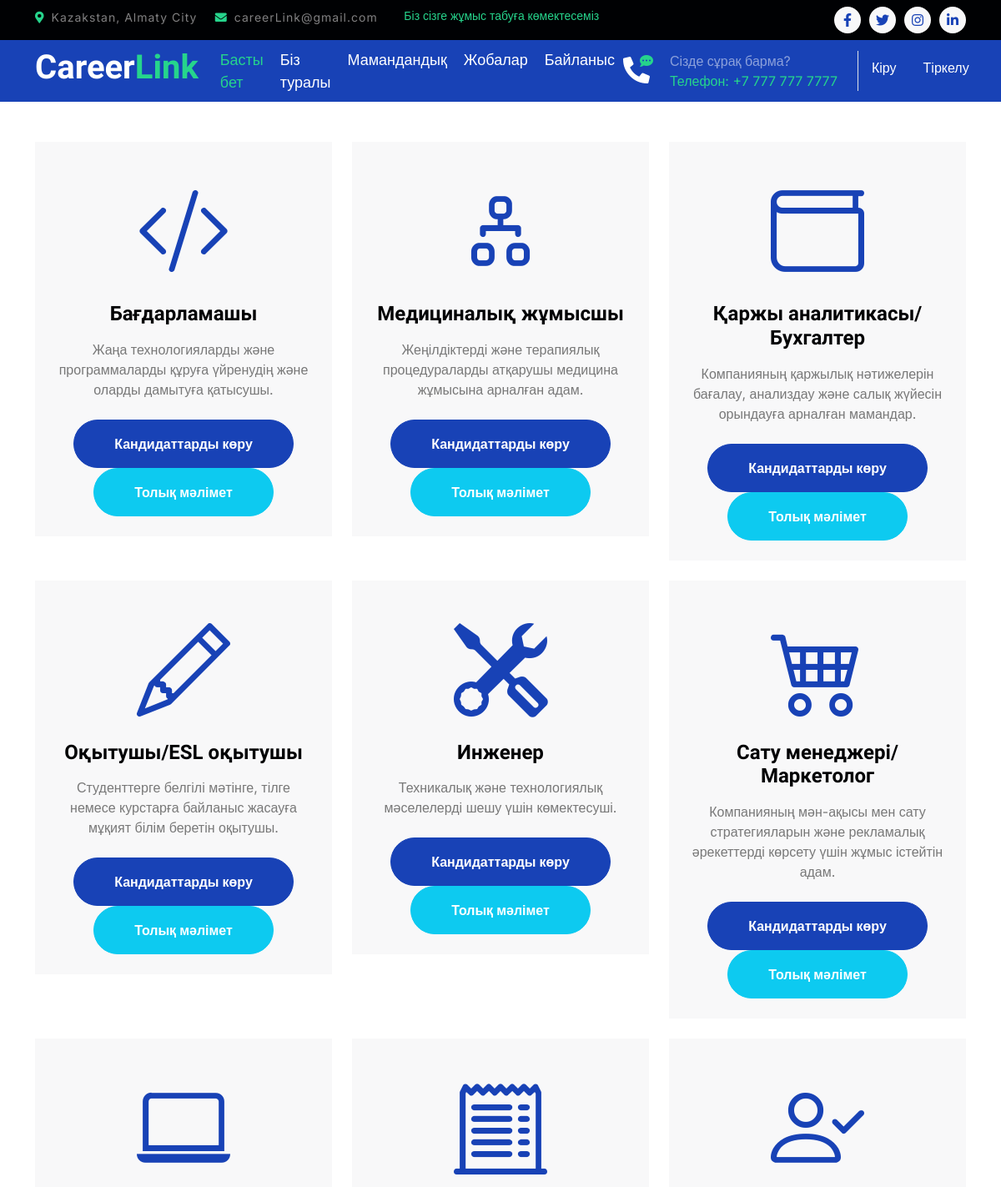
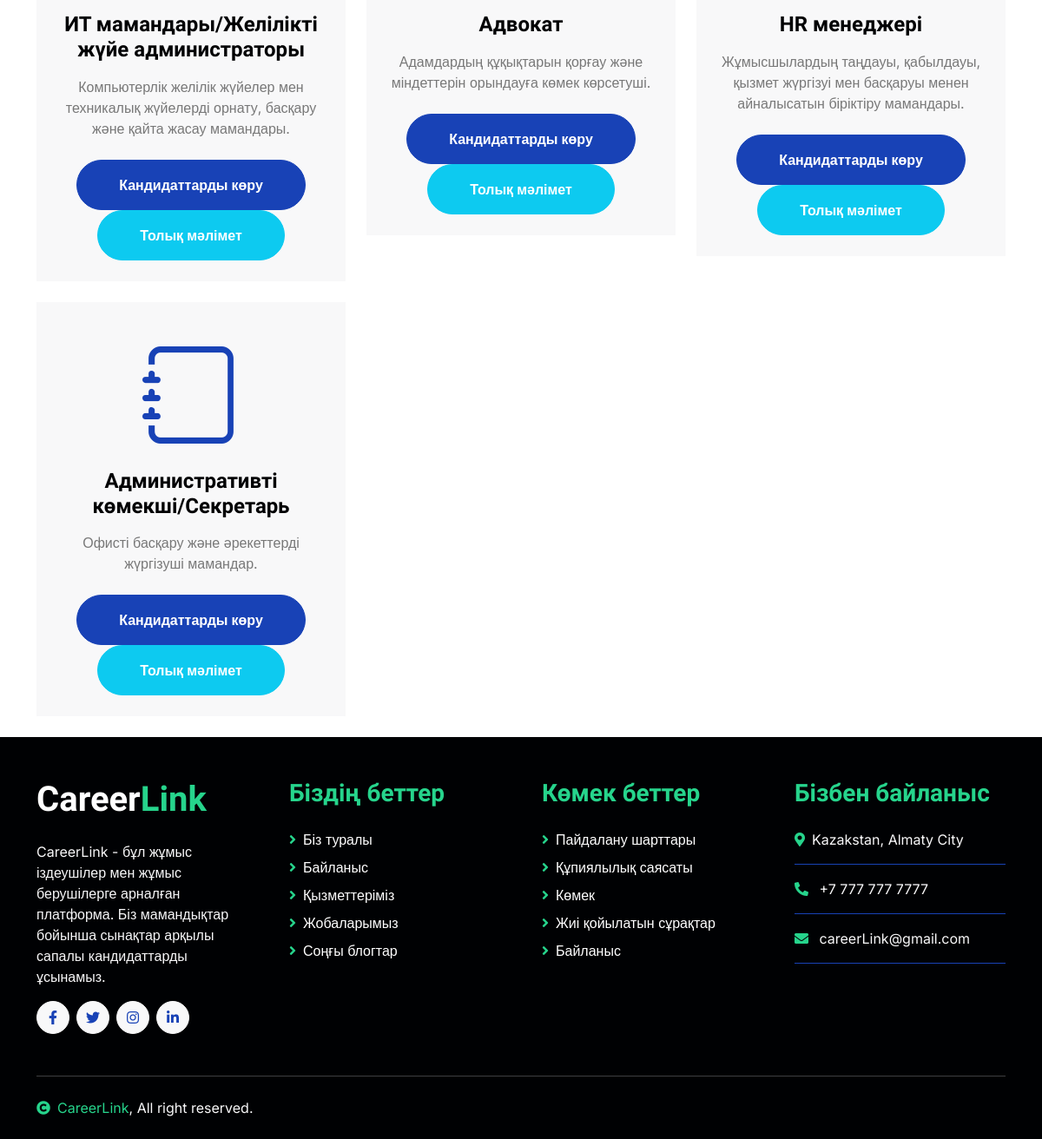
Page /choose_specialization on the committed database (2 pictures, top to bottom).
### main/models.py (models this page shows, shortened)
class Specialization(models.Model):
    title = models.CharField(max_length=100)
    description = models.TextField()
    icon = models.CharField(max_length=100)

### main/views.py (the view)
def choose_specialization(request):
    specializations = Specialization.objects.all()
    return render(
        request, "main/choose_specialization.html", {"specializations": specializations}
    )

### main/templates/main/choose_specialization.html (shortened to what this page needs)
{% extends 'main/base.html' %}
{% block content %}
<div class="container mt-5">
    <div class="row">
        {% for spec in specializations %}
        <div class="col-md-6 col-lg-4 mb-4">
            <div class="bg-light">
                <div class="p-4 text-center services-content">
                    <div class="services-content-icon">
                        <i class="{{ spec.icon }} fa-7x mb-4 text-primary"></i>
                        <h4 class="mb-3">{{ spec.title }}</h4>
                        <p class="mb-4">{{ spec.description }}</p>
                        <a href="{% url 'view_candidates' spec.id %}" class="btn btn-primary text-white px-5 py-3 rounded-pill">Кандидаттарды көру</a>
                        <a href="{% url 'specialization_detail' spec.id %}" class="btn btn-info text-white px-5 py-3 rounded-pill">Толық мәлімет</a>
                    </div>
                </div>
            </div>
        </div>
        {% endfor %}
    </div>
</div>
{% endblock %}

### main/templates/main/base.html (shortened to what this page needs)
{% load static %}
<!DOCTYPE html>
<html lang="kz">
<head>
    <link href="https://cdnjs.cloudflare.com/ajax/libs/font-awesome/5.10.0/css/all.min.css" rel="stylesheet">
    <link href="https://cdn.jsdelivr.net/npm/bootstrap-icons@1.4.1/font/bootstrap-icons.css" rel="stylesheet">
    <link href="{% static 'myapp/lib/animate/animate.min.css' %}" rel="stylesheet">
    <link href="{% static 'myapp/lib/owlcarousel/assets/owl.carousel.min.css' %}" rel="stylesheet">
    <link href="{% static 'myapp/css/bootstrap.min.css' %}" rel="stylesheet">
    <link href="{% static 'myapp/css/style.css' %}" rel="stylesheet">
</head>
<body>
    <div class="container-fluid bg-dark py-2 d-none d-md-flex">
        <div class="container">
            <div class="d-flex justify-content-between topbar">
                <div class="top-info">
                    <small class="me-3 text-white-50"><a href="#"><i class="fas fa-map-marker-alt me-2 text-secondary"></i></a>Kazakstan, Almaty City</small>
                    <small class="me-3 text-white-50"><a href="#"><i class="fas fa-envelope me-2 text-secondary"></i></a>careerLink@gmail.com</small>
                </div>
                <div id="note" class="text-secondary d-none d-xl-flex"><small>Біз сізге жұмыс табуға көмектесеміз</small></div>
                <div class="top-link">
                    <a href="" class="bg-light nav-fill btn btn-sm-square rounded-circle"><i class="fab fa-facebook-f text-primary"></i></a>
                    <a href="" class="bg-light nav-fill btn btn-sm-square rounded-circle"><i class="fab fa-twitter text-primary"></i></a>
                    <a href="" class="bg-light nav-fill btn btn-sm-square rounded-circle"><i class="fab fa-instagram text-primary"></i></a>
                    <a href="" class="bg-light nav-fill btn btn-sm-square rounded-circle me-0"><i class="fab fa-linkedin-in text-primary"></i></a>
                </div>
            </div>
        </div>
    </div>
    <div class="container-fluid bg-primary">
        <div class="container">
            <nav class="navbar navbar-dark navbar-expand-lg py-0">
                <a href="{% url 'home' %}" class="navbar-brand">
                    <h1 class="text-white fw-bold d-block">Career<span class="text-secondary">Link</span></h1>
                </a>
                <div class="collapse navbar-collapse bg-transparent" id="navbarCollapse">
                    <div class="navbar-nav ms-auto mx-xl-auto p-0">
                        <a href="{% url 'home' %}" class="nav-item nav-link active text-secondary">Басты бет</a>
                        <a href="{% url 'about' %}" class="nav-item nav-link">Біз туралы</a>
                        <a href="{% url 'choose_specialization' %}" class="nav-item nav-link">Мамандандық</a>
                        <a href="{% url 'project' %}" class="nav-item nav-link">Жобалар</a>
                        <a href="{% url 'contact' %}" class="nav-item nav-link">Байланыс</a>
                    </div>
                    <div class="d-none d-xl-flex flex-shrink-0">
                        <div id="phone-tada" class="d-flex align-items-center justify-content-center me-4">
                            <a href="tel:+0123456789" class="position-relative animated tada infinite">
                                <i class="fa fa-phone-alt text-white fa-2x"></i>
                                <div class="position-absolute" style="top: -7px; left: 20px;">
                                    <span><i class="fa fa-comment-dots text-secondary"></i></span>
                                </div>
                            </a>
                        </div>
                        <div class="d-flex flex-column pe-4 border-end">
                            <span class="text-white-50">Сізде сұрақ барма?</span>
                            <span class="text-secondary">Телефон: +7 777 777 7777</span>
                        </div>
                        {% if user.is_authenticated %}
                        <div class="nav-item dropdown">
                            <a href="#" class="nav-link dropdown-toggle" data-bs-toggle="dropdown"><i class="bi bi-person-circle text-white fa-2x"></i></a>
                            <div class="dropdown-menu rounded">
                                <a href="{% url 'profile_view' %}" class="dropdown-item">Жеке кабинет</a>
                                <a href="{% url 'logout' %}" class="dropdown-item">Шығу</a>
                            </div>
                        </div>
                        {% else %}
                        <a href="{% url 'login' %}" class="nav-item nav-link" style="color:white">Кіру</a>
                        <a href="{% url 'register' %}" class="nav-item nav-link"style="color:white">Тіркелу</a>
                        {% endif %}
                    </div>
                </nav>
            </div>
        </div>
    {% block content %}{% endblock content %}
<div class="container-fluid footer bg-dark wow fadeIn" data-wow-delay=".3s">
    <div class="container pt-5 pb-4">
        <div class="row g-5">
            <div class="col-lg-3 col-md-6">
                <a href="index.html">
                    <h1 class="text-white fw-bold d-block">Career<span class="text-secondary">Link</span> </h1>
                </a>
                <p class="mt-4 text-light">CareerLink - бұл жұмыс іздеушілер мен жұмыс берушілерге арналған платформа. Біз мамандықтар бойынша сынақтар арқылы сапалы кандидаттарды ұсынамыз.</p>
                <div class="d-flex hightech-link">
                    <a href="" class="btn-light nav-fill btn btn-square rounded-circle me-2"><i class="fab fa-facebook-f text-primary"></i></a>
                    <a href="" class="btn-light nav-fill btn btn-square rounded-circle me-2"><i class="fab fa-twitter text-primary"></i></a>
                    <a href="" class="btn-light nav-fill btn btn-square rounded-circle me-2"><i class="fab fa-instagram text-primary"></i></a>
                    <a href="" class="btn-light nav-fill btn btn-square rounded-circle me-0"><i class="fab fa-linkedin-in text-primary"></i></a>
                </div>
            </div>
            <div class="col-lg-3 col-md-6">
                <a href="#" class="h3 text-secondary">Біздің беттер</a>
                <div class="mt-4 d-flex flex-column short-link">
                    <a href="" class="mb-2 text-white"><i class="fas fa-angle-right text-secondary me-2"></i>Біз туралы</a>
                    <a href="" class="mb-2 text-white"><i class="fas fa-angle-right text-secondary me-2"></i>Байланыс</a>
                    <a href="" class="mb-2 text-white"><i class="fas fa-angle-right text-secondary me-2"></i>Қызметтеріміз</a>
                    <a href="" class="mb-2 text-white"><i class="fas fa-angle-right text-secondary me-2"></i>Жобаларымыз</a>
                    <a href="" class="mb-2 text-white"><i the class="fas fa-angle-right text-secondary me-2"></i>Соңғы блогтар</a>
                </div>
            </div>
            <div class="col-lg-3 col-md-6">
                <a href="#" class="h3 text-secondary">Көмек беттер</a>
                <div class="mt-4 d-flex flex-column help-link">
                    <a href="" class="mb-2 text-white"><i class="fas fa-angle-right text-secondary me-2"></i>Пайдалану шарттары</a>
                    <a href="" class="mb-2 text-white"><i class="fas fa-angle-right text-secondary me-2"></i>Құпиялылық саясаты</a>
                    <a href="" class="mb-2 text-white"><i class="fas fa-angle-right text-secondary me-2"></i>Көмек</a>
                    <a href="" class="mb-2 text-white"><i class="fas fa-angle-right text-secondary me-2"></i>Жиі қойылатын сұрақтар</a>
                    <a href="" class="mb-2 text-white"><i class="fas fa-angle-right text-secondary me-2"></i>Байланыс</a>
                </div>
            </div>
            <div class="col-lg-3 col-md-6">
                <a href="#" class="h3 text-secondary">Бізбен байланыс</a>
                <div class="text-white mt-4 d-flex flex-column contact-link">
                    <a href="#" class="pb-3 text-light border-bottom border-primary"><i class="fas fa-map-marker-alt text-secondary me-2"></i>Kazakstan, Almaty City</a>
                    <a href="#" class="py-3 text-light border-bottom border-primary"><i class="fas fa-phone-alt text-secondary me-2"></i> +7 777 777 7777</a>
                    <a href="#" class="py-3 text-light border-bottom border-primary"><i class="fas fa-envelope text-secondary me-2"></i> careerLink@gmail.com</a>
                </div>
            </div>
        </div>
        <hr class="text-light mt-5 mb-4">
        <div class="row">
            <div class="col-md-6 text-center text-md-start">
                <span class="text-light"><a href="#" class="text-secondary"><i class="fas fa-copyright text-secondary me-2"></i>CareerLink</a>, All right reserved.</span>
            </div>
        </div>
    </div>
</div>
</body>
</html>

### main/static/myapp/css/style.css (style rules this page uses)
.btn { font-weight: 600; transition: .5s; }
.btn-square { width: 38px; height: 38px; }
.btn-sm-square { width: 32px; height: 32px; }
.btn-square, .btn-sm-square, .btn-md-square, .btn-lg-square { padding: 0; display: flex; align-items: center; justify-content: center; font-weight: normal; }
.topbar .top-info { letter-spacing: 1px; }
.topbar .top-link { display: flex; align-items: center; justify-content: center; }
.topbar .top-link a { margin-right: 10px; }
#note { width: 500px; overflow: hidden; }
#note small { position: relative; display: inline-block; animation: mymove 5s infinite; animation-timing-function: all; }
.navbar .navbar-nav { padding: 15px 0; }
.navbar .navbar-nav .nav-link { padding: 10px; color: var(--bs-white); font-size: 18px; outline: none; }
.navbar .navbar-nav .nav-link:hover, .navbar .navbar-nav .nav-link.active { color: var(--bs-secondary) !important; }
.services-content::after { position: absolute; content: ""; width: 100%; height: 0; top: 0; left: 0; border-radius: 10px 10px 0 0; background: rgba(3, 43, 243, 0.8); transition: .5s; }
.services-content::after { top: 0; bottom: auto; border-radius: 10px 10px 10px 10px; }
.footer .short-link a, .footer .help-link a, .footer .contact-link a { transition: .5s; }

### rows in the picture
Specialization: title "Бағдарламашы", description "Жаңа технологияларды және программаларды құруға үйренудің және оларды дамытуға қатысушы."
Specialization: title "Медициналық жұмысшы", description "Жеңілдіктерді және терапиялық процедураларды атқарушы медицина жұмысына арналған адам."
Specialization: title "Қаржы аналитикасы/Бухгалтер", description "Компанияның қаржылық нәтижелерін бағалау, анализдау және салық жүйесін орындауға арналған мамандар."
Specialization: title "Оқытушы/ESL оқытушы", description "Студенттерге белгілі мәтінге, тілге немесе курстарға байланыс жасауға мұқият білім беретін оқытушы."
Specialization: title "Инженер", description "Техникалық және технологиялық мәселелерді шешу үшін көмектесуші."
Specialization: title "Сату менеджері/Маркетолог", description "Компанияның мән-ақысы мен сату стратегияларын және рекламалық әрекеттерді көрсету үшін жұмыс істейтін адам."
Specialization: title "ИТ мамандары/Желілікті жүйе администраторы", description "Компьютерлік желілік жүйелер мен техникалық жүйелерді орнату, басқару және қайта жасау мамандары."
Specialization: title "Адвокат", description "Адамдардың құқықтарын қорғау және міндеттерін орындауға көмек көрсетуші."
Specialization: title "HR менеджері", description "Жұмысшылардың таңдауы, қабылдауы, қызмет жүргізуі мен басқаруы менен айналысатын біріктіру мамандары."
Specialization: title "Административті көмекші/Секретарь", description "Офисті басқару және әрекеттерді жүргізуші мамандар."
